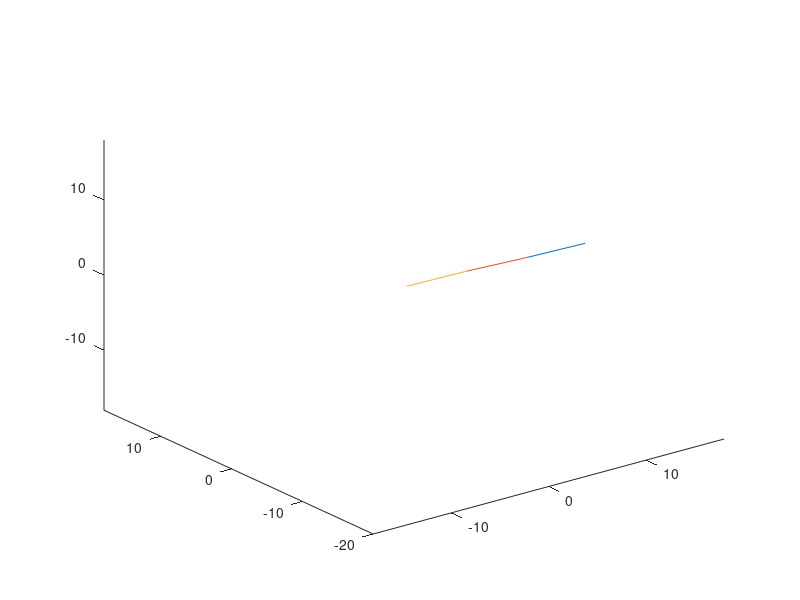

The MATLAB script that drew this image:
clc;
clear all;
close all;
pause on;

% The result:
% https://media.giphy.com/media/NhrjAqODLq0tzjwHnN/giphy.gif


endLoc = [0;0;0;1]; % the 1 at the end allows us to do translation via matrix multiplication
endLoc2= [10;0;0;1]; % this is just for comparison later
% order: theta, alpha, r, d
P = zeros(0,4);
P = [P;0,90,6,0];
P = [P;0,90,6,0];
P = [P;0,0,6,0];

loopAmt = 359;
F = zeros(loopAmt, 4, size(P,1)+1);
for i=1:loopAmt
    P(1,1) = i;
    P(2,1) = i;
    P(3,1) = i;
    T = eye(4);
    for i1=1:size(P,1)
        theta = P(i1,1);
        alpha = P(i1,2);
        r = P(i1,3);
        d = P(i1,4);
        % https://en.wikipedia.org/wiki/Denavit%E2%80%93Hartenberg_parameters#Denavit%E2%80%93Hartenberg_matrix
        % called T on wikipedia
        A = [
            cosd(theta),-sind(theta)*cosd(alpha),sind(theta)*sind(alpha),r*cosd(theta);
            sind(theta),cosd(theta)*cosd(alpha),-cosd(theta)*sind(alpha),r*sind(theta);
            0,sind(alpha),cosd(alpha),d;
            0,0,0,1
            ];
        % we need to transform link by link from end effector to the base
        % but we are looping link by link from base to end effector.
        % so we multiply backwards (T*A):
        T = T*A;70
        F(i,:,i1+1) = transpose(T*endLoc);
    end
    disp("T*base");
    disp(T*endLoc);
    disp("T*base2");
    disp(T*endLoc2);
end
%pause(5);
i = 1;
showPath = true;
while i < loopAmt
    clf; % comment out to see range of motion
    hold on;
    for i1=size(F,3):-1:2
        plot3([F(i,1,i1), F(i,1,i1-1)],...
            [F(i,2,i1), F(i,2,i1-1)],...
            [F(i,3,i1), F(i,3,i1-1)]...
            )
    end
    xlim([-18,18]);
    ylim([-20,18]);
    zlim([-18,18]);
    %axis equal; % stops the oval shape but makes graph constantly scale
    view(3);
    pause(0.022); % 0.022 second delay
    i = i + 3;
end